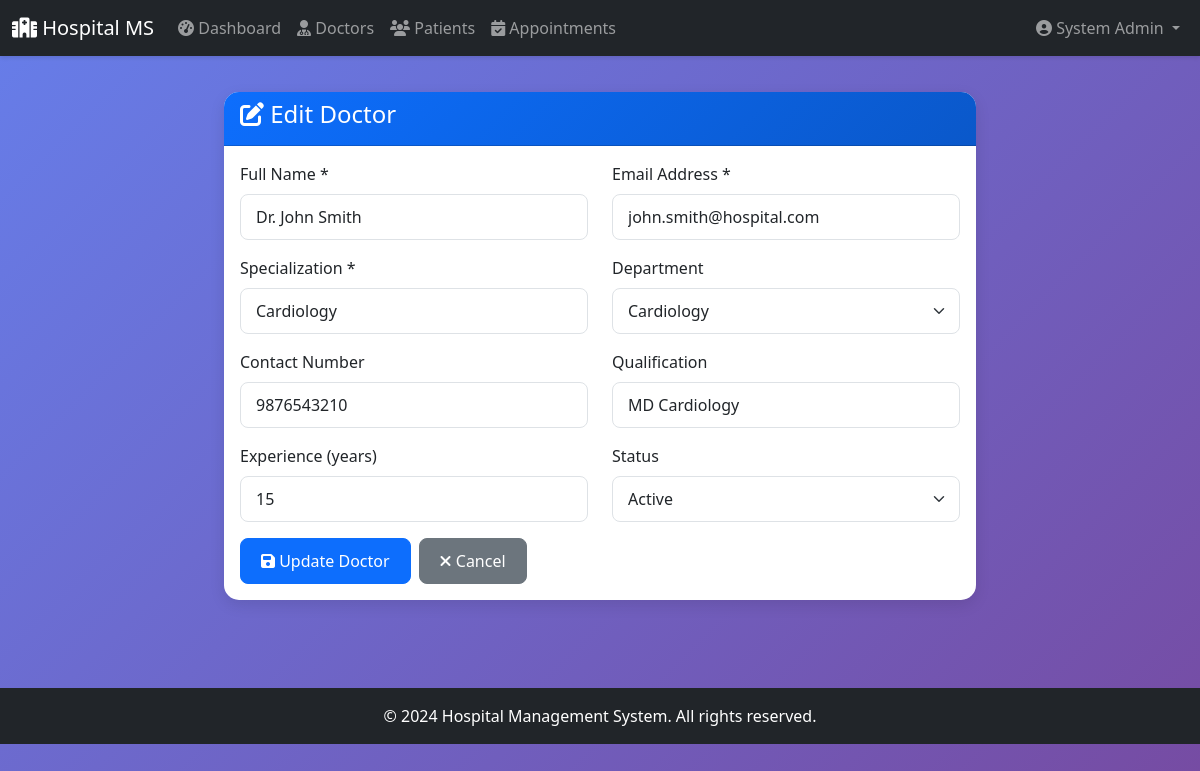
The page /admin/doctor/edit/1 (signed in) on the database its author committed.
### tables this page shows
CREATE TABLE users (
            user_id INTEGER PRIMARY KEY AUTOINCREMENT,
            name TEXT NOT NULL,
            email TEXT UNIQUE NOT NULL,
            password TEXT NOT NULL,
            role TEXT NOT NULL CHECK(role IN ('admin', 'doctor', 'patient')),
            status TEXT DEFAULT 'active' CHECK(status IN ('active', 'blacklisted')),
            created_at TIMESTAMP DEFAULT CURRENT_TIMESTAMP
        );

CREATE TABLE doctors (
            doctor_id INTEGER PRIMARY KEY AUTOINCREMENT,
            user_id INTEGER UNIQUE NOT NULL,
            specialization TEXT NOT NULL,
            dept_id INTEGER,
            contact TEXT,
            qualification TEXT,
            experience INTEGER,
            status TEXT DEFAULT 'active' CHECK(status IN ('active', 'blacklisted')),
            created_at TIMESTAMP DEFAULT CURRENT_TIMESTAMP,
            FOREIGN KEY (user_id) REFERENCES users(user_id) ON DELETE CASCADE,
            FOREIGN KEY (dept_id) REFERENCES departments(dept_id)
        );

CREATE TABLE departments (
            dept_id INTEGER PRIMARY KEY AUTOINCREMENT,
            name TEXT UNIQUE NOT NULL,
            description TEXT,
            created_at TIMESTAMP DEFAULT CURRENT_TIMESTAMP
        );

### blueprints/admin.py (the view, shortened to what this page needs)
@admin_bp.route('/doctor/edit/<int:doctor_id>', methods=['GET', 'POST'])
@login_required
@admin_required
def edit_doctor(doctor_id):
    db = get_db()
    doctor = db.execute('''
        SELECT d.*, u.name, u.email, u.status as user_status
        FROM doctors d
        JOIN users u ON d.user_id = u.user_id
        WHERE d.doctor_id = ?
    ''', (doctor_id,)).fetchone()
    departments = db.execute('SELECT * FROM departments ORDER BY name').fetchall()
    return render_template('admin/edit_doctor.html', doctor=doctor, departments=departments)

### app.py (called while the page is built)
@login_manager.user_loader
def load_user(user_id):
    db = get_db()
    cursor = db.execute('SELECT * FROM users WHERE user_id = ?', (user_id,))
    user_data = cursor.fetchone()
    if user_data:
        return User(user_data['user_id'], user_data['name'], user_data['email'],
                    user_data['password'], user_data['role'])
    return None

@app.teardown_appcontext
def close_connection(exception):
    db = getattr(g, '_database', None)
    if db is not None:
        db.close()

### blueprints/admin.py (called while the page is built)
def admin_required(f):
    @wraps(f)
    def decorated_function(*args, **kwargs):
        if not current_user.is_authenticated or current_user.role != 'admin':
            flash('Access denied. Admin privileges required.', 'danger')
            return redirect(url_for('auth.login'))
        return f(*args, **kwargs)
    return decorated_function

### database.py (called while the page is built)
def get_db():
    db = getattr(g, '_database', None)
    if db is None:
        db = g._database = sqlite3.connect(DATABASE)
        db.row_factory = sqlite3.Row
    return db

### templates/admin/edit_doctor.html (shortened to what this page needs)
{% extends 'base.html' %}
{% block content %}
<div class="row justify-content-center">
    <div class="col-md-8">
        <div class="card">
            <div class="card-header">
                <h4><i class="fas fa-edit"></i> Edit Doctor</h4>
            </div>
            <div class="card-body">
                <form method="POST" action="{{ url_for('admin.edit_doctor', doctor_id=doctor.doctor_id) }}">
                    <div class="row">
                        <div class="col-md-6 mb-3">
                            <label for="name" class="form-label">Full Name *</label>
                            <input type="text" class="form-control" id="name" name="name"
                                   value="{{ doctor.name }}" required>
                        </div>
                        <div class="col-md-6 mb-3">
                            <label for="email" class="form-label">Email Address *</label>
                            <input type="email" class="form-control" id="email" name="email"
                                   value="{{ doctor.email }}" required>
                        </div>
                    </div>
                    <div class="row">
                        <div class="col-md-6 mb-3">
                            <label for="specialization" class="form-label">Specialization *</label>
                            <input type="text" class="form-control" id="specialization" name="specialization"
                                   value="{{ doctor.specialization }}" required>
                        </div>
                        <div class="col-md-6 mb-3">
                            <label for="dept_id" class="form-label">Department</label>
                            <select class="form-select" id="dept_id" name="dept_id">
                                {% for dept in departments %}
                                <option value="{{ dept.dept_id }}"
                                        {% if dept.dept_id == doctor.dept_id %}selected{% endif %}>
                                    {{ dept.name }}
                                </option>
                                {% endfor %}
                            </select>
                        </div>
                    </div>
                    <div class="row">
                        <div class="col-md-6 mb-3">
                            <label for="contact" class="form-label">Contact Number</label>
                            <input type="tel" class="form-control" id="contact" name="contact"
                                   value="{{ doctor.contact or '' }}">
                        </div>
                        <div class="col-md-6 mb-3">
                            <label for="qualification" class="form-label">Qualification</label>
                            <input type="text" class="form-control" id="qualification" name="qualification"
                                   value="{{ doctor.qualification or '' }}">
                        </div>
                    </div>
                    <div class="row">
                        <div class="col-md-6 mb-3">
                            <label for="experience" class="form-label">Experience (years)</label>
                            <input type="number" class="form-control" id="experience" name="experience"
                                   value="{{ doctor.experience or 0 }}" min="0">
                        </div>
                        <div class="col-md-6 mb-3">
                            <label for="status" class="form-label">Status</label>
                            <select class="form-select" id="status" name="status">
                                <option value="active" {% if doctor.status == 'active' %}selected{% endif %}>Active</option>
                            </select>
                        </div>
                    </div>
                    <div class="d-flex gap-2">
                        <button type="submit" class="btn btn-primary">
                            <i class="fas fa-save"></i> Update Doctor
                        </button>
                        <a href="{{ url_for('admin.doctors') }}" class="btn btn-secondary">
                            <i class="fas fa-times"></i> Cancel
                        </a>
                    </div>
                </form>
            </div>
        </div>
    </div>
</div>
{% endblock %}

### templates/base.html (shortened to what this page needs)
<!DOCTYPE html>
<html lang="en">
<head>
    <link href="https://cdn.jsdelivr.net/npm/bootstrap@5.3.0/dist/css/bootstrap.min.css" rel="stylesheet">
    <link rel="stylesheet" href="https://cdnjs.cloudflare.com/ajax/libs/font-awesome/6.4.0/css/all.min.css">
</head>
<body>
    <nav class="navbar navbar-expand-lg navbar-dark bg-dark">
        <div class="container-fluid">
            <a class="navbar-brand" href="/">
                <i class="fas fa-hospital"></i> Hospital MS
            </a>
            <div class="collapse navbar-collapse" id="navbarNav">
                {% if current_user.is_authenticated %}
                <ul class="navbar-nav me-auto">
                    {% if current_user.role == 'admin' %}
                    <li class="nav-item">
                        <a class="nav-link" href="{{ url_for('admin.dashboard') }}">
                            <i class="fas fa-tachometer-alt"></i> Dashboard
                        </a>
                    </li>
                    <li class="nav-item">
                        <a class="nav-link" href="{{ url_for('admin.doctors') }}">
                            <i class="fas fa-user-md"></i> Doctors
                        </a>
                    </li>
                    <li class="nav-item">
                        <a class="nav-link" href="{{ url_for('admin.patients') }}">
                            <i class="fas fa-users"></i> Patients
                        </a>
                    </li>
                    <li class="nav-item">
                        <a class="nav-link" href="{{ url_for('admin.appointments') }}">
                            <i class="fas fa-calendar-check"></i> Appointments
                        </a>
                    </li>
                    {% endif %}
                </ul>
                <ul class="navbar-nav ms-auto">
                    <li class="nav-item dropdown">
                        <a class="nav-link dropdown-toggle" href="#" id="userDropdown" role="button" data-bs-toggle="dropdown">
                            <i class="fas fa-user-circle"></i> {{ current_user.name }}
                        </a>
                    </li>
                </ul>
                {% endif %}
            </div>
        </div>
    </nav>
    <div class="container main-content">
        {% block content %}{% endblock %}
    </div>
    <footer class="bg-dark text-white text-center py-3 mt-5">
        <p class="mb-0">&copy; 2024 Hospital Management System. All rights reserved.</p>
    </footer>
</body>
</html>

### templates/base.html (style rules this page uses)
:root { --primary-color: #0d6efd; --secondary-color: #6c757d; --success-color: #198754; --danger-color: #dc3545; --warning-color: #ffc107; --info-color: #0dcaf0; }
body { min-height: 100vh; background: linear-gradient(135deg, #667eea 0%, #764ba2 100%); font-family: 'Segoe UI', Tahoma, Geneva, Verdana, sans-serif; }
.navbar { box-shadow: 0 2px 4px rgba(0,0,0,0.1); }
.main-content { padding: 20px 0; }
.card { border: none; border-radius: 15px; box-shadow: 0 5px 15px rgba(0,0,0,0.1); margin-bottom: 20px; }
.card-header { border-radius: 15px 15px 0 0 !important; background: linear-gradient(135deg, var(--primary-color) 0%, #0a58ca 100%); color: white; font-weight: 600; }
.btn { border-radius: 8px; padding: 10px 20px; font-weight: 500; }
.form-control, .form-select { border-radius: 8px; border: 1px solid #dee2e6; padding: 10px 15px; }

### rows shown on the page
users: name "System Admin"
users: name "Dr. John Smith", email "john.smith@hospital.com"
doctors: specialization "Cardiology", dept_id "Cardiology", contact "9876543210", qualification "MD Cardiology", experience "15", status "Active"
